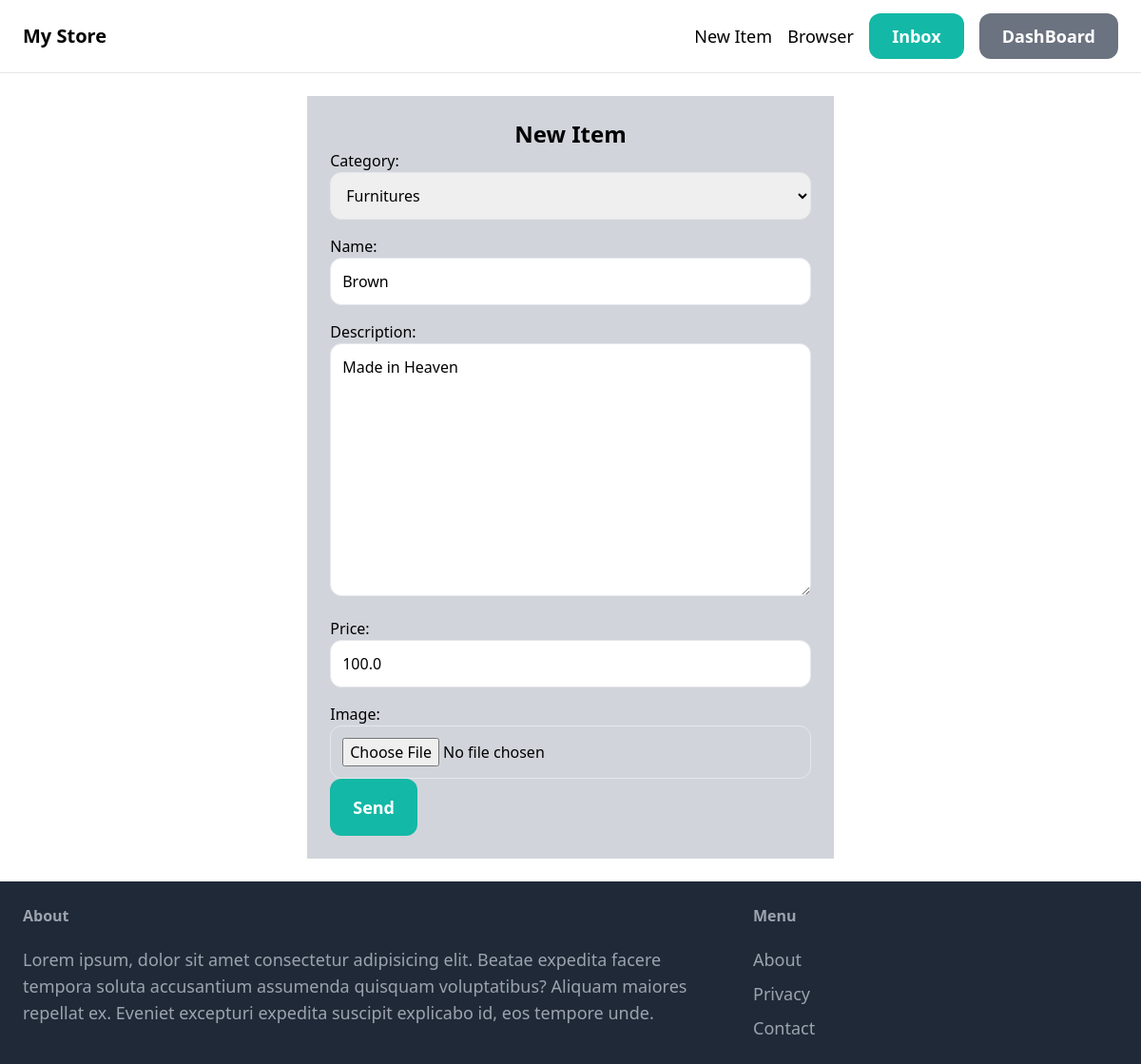
The page /items/3/edit/ (signed in) on the database as committed earlier.
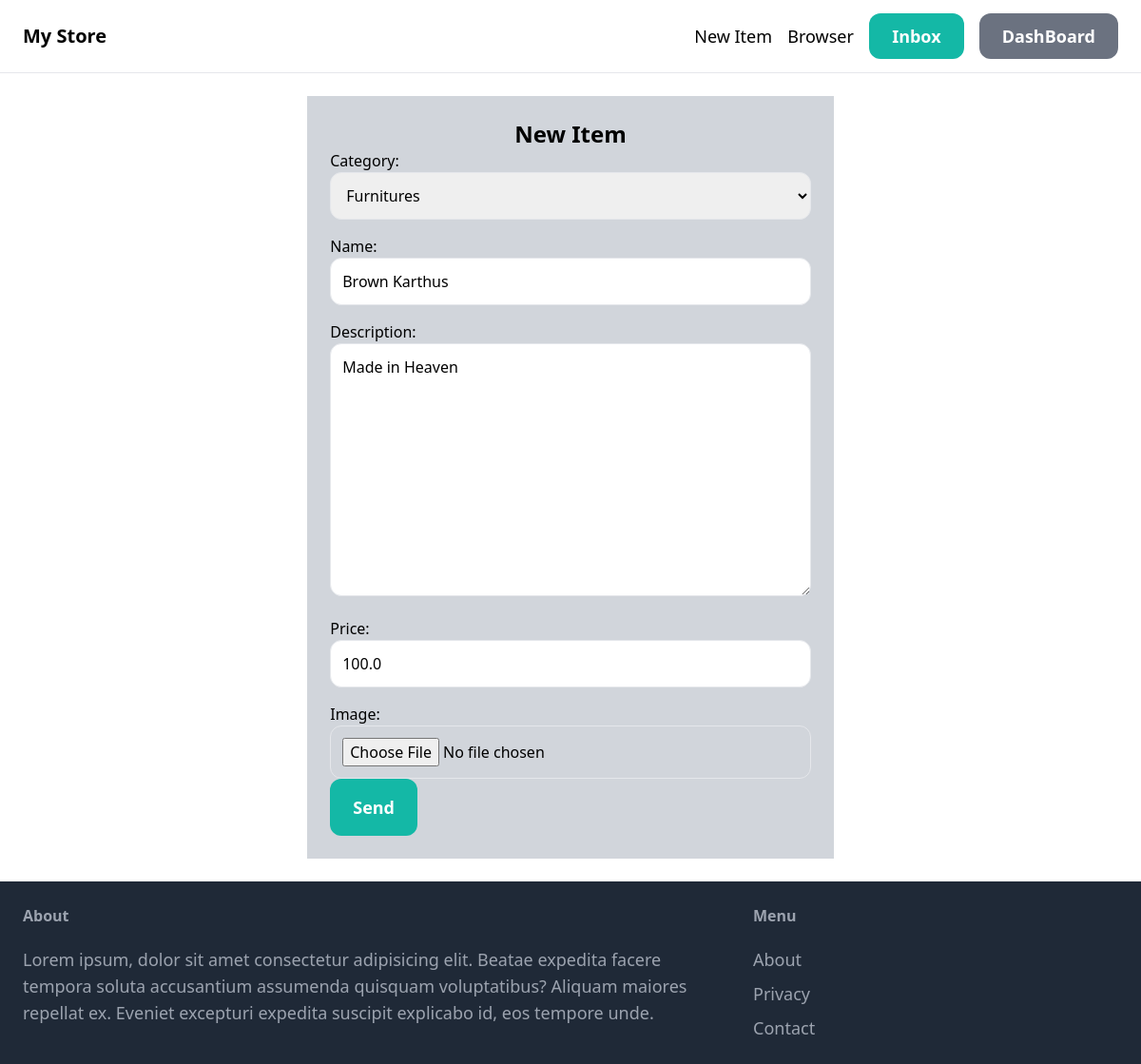
The same page on the database as committed later.
### item/models.py (models this page shows, shortened)
class Category(models.Model):
    name=models.CharField(max_length=255)
    class Meta:
        ordering = ("name",)
        verbose_name_plural = "Categories"
    def __str__(self):
        return self.name

class Item(models.Model):
     category = models.ForeignKey(Category,related_name='items',on_delete=models.CASCADE)
     name=models.CharField(max_length=255)
     image = models.ImageField(upload_to='item_image',blank=True, null=True)
     description = models.TextField(blank=True, null=True)
     price = models.FloatField(null=False,blank=False)
     is_Sold = models.BooleanField(default=False)
     create_at = models.DateTimeField(auto_now_add=True)
     created_by = models.ForeignKey(User,related_name='items',on_delete=models.CASCADE)

### item/views.py (the view)
# urls.py: path('<int:pk>/edit/', views.edit, name='edit'),
def edit(request,pk):
    item = get_object_or_404(Item,pk=pk,created_by=request.user)
    if request.method == "POST":
        form = editItemForm(request.POST,request.FILES,instance = item)
        if form.is_valid():
            form.save()
            return redirect('item:details',pk = item.id)
    else:
        form = editItemForm(instance=item)
    return render(request, 'item/form.html',{
        'form':form
    })

### item/forms.py
class editItemForm(forms.ModelForm):
    class Meta:
        model = Item
        fields = ['category','name','description','price','image']
        widgets = {
        'category':forms.Select(attrs={
            'class':'w-full p-3 rounded-xl border'
        }),
        'name': forms.TextInput(attrs={
            'class':'w-full p-3 rounded-xl border'
        }),
        'description':forms.Textarea(attrs={
            'class': 'w-full p-3 rounded-xl border'
        }),
        'price':forms.NumberInput(attrs={
            'class': 'w-full p-3 rounded-xl border'
        }),
        'image':forms.FileInput(attrs={
            'class':'w-full p-3 rounded-xl border'
        }),
    }

### item/templates/item/form.html (shortened to what this page needs)
{% extends 'core/base.html' %} {%block title %} New Item {% endblock %}
{% block content %}
<div class="w-full flex justify-center" >
  <div class="bg-gray-300 p-6" >
    <h1 class="text-center font-semibold text-2xl block">New Item</h1>
    <form
      class="flex-col"
      action="."
      method="POST"
      enctype="multipart/form-data"
    >
      <div class="space-y-4">{{form.as_p}}</div>
      <div class="block">
        <button
          type="submit"
          class="py-4 px-6 text-white font-semibold text-lg bg-teal-500 hover:bg-teal-700 rounded-xl"
        >
          Send
        </button>
      </div>
    </form>
  </div>
</div>
{% endblock %}

Rows that differ between the two databases and show on the page:
changed through a linked row, Category: name "Brown" → "Brown Karthus"
